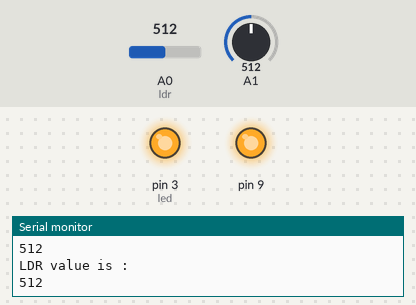
This sketch was run on a simulated Arduino Uno, built with avr-gcc and run on an emulated ATmega328P. On the bench: output pins drawn as LEDs (lit = HIGH), the last lines printed to the serial monitor. The inputs (shaded band) are chosen by the test bench; at power-on: A0 (ldr) = 512, A1 = 512.

Above: at 1.8 s.
1.9 s: A0 (ldr) set to 12
3.4 s: A0 (ldr) set to 9
At 5.2 s:
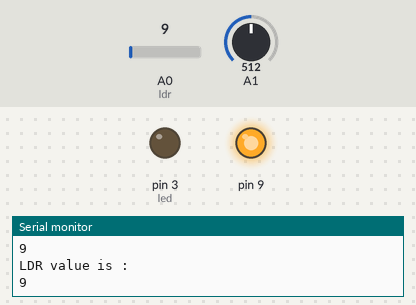
5.5 s: A1 set to 171
7.2 s: A1 set to 154
At 8.4 s:
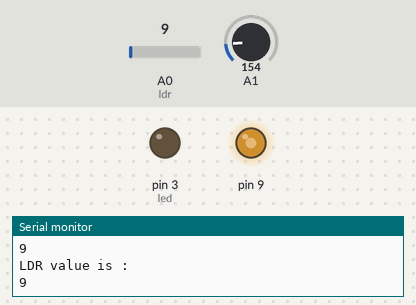
9.5 s: A0 (ldr) set to 30
At 11.2 s:
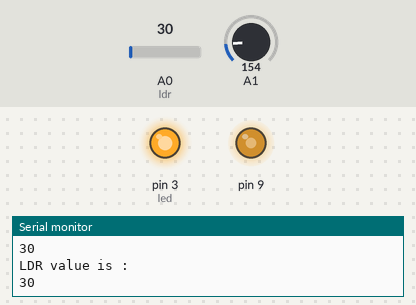
11.5 s: A1 set to 122
At 12.8 s:
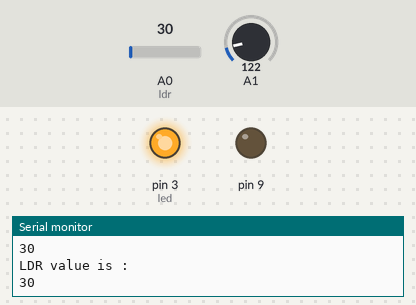
Timing chart, 0 to 14.5 s (numbered marks = the images above; inputs shaded):
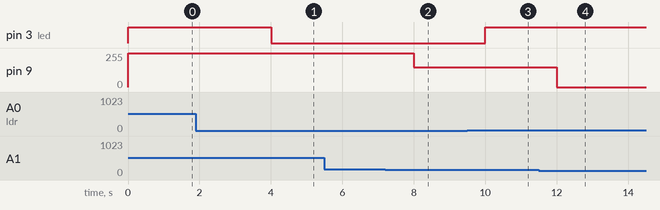

Measured:
- the behaviour switches between 11 and 10 on A0 (ldr) (found by bisection; images 0 and 1)
- the behaviour switches between 164 and 163 on A1 (found by bisection; images 1 and 2)
- after the input at 3.4 s, pin 3 (led): HIGH → LOW after 0.60 s
- after the input at 7.2 s, pin 9: 255/255 → 150/255 after 0.81 s
- after the input at 9.5 s, pin 3 (led): LOW → HIGH after 0.51 s
- after the input at 11.5 s, pin 9: 150/255 → 0/255 after 0.51 s

The sketch:

powerful_migelo1__1_.ino
```cpp
int ldr=A0;//Set A0(Analog Input) for LDR.
int led = 3;
int value=0;
void setup() {
 Serial.begin(9600);
 pinMode(led,OUTPUT);  // initialize serial
 pinMode(9,OUTPUT);
 pinMode(A1,INPUT);
}
void loop(){
 float temperature;
 temperature=analogRead(A1);
 float tempmv=temperature*5000/1024;
 float tempc=(tempmv/10)+(-50);
 value=analogRead(ldr);//Reads the Value of LDR(light).
 Serial.println("LDR value is :");//Prints the value of LDR to Serial Monitor.
 Serial.println(value);
 if(value>10)
 {
 digitalWrite(led,HIGH);//Makes the LED glow in Dark.
 }
 else
 {
 digitalWrite(led,LOW);//Turns the LED OFF in Light.
 }
 if(tempc<20)
 {
   analogWrite(9,0);
   delay(1000);
 }
  else if(tempc>20&&tempc<=25)
  {
    analogWrite(9,100);
    delay(1000);
  }
  else if(tempc>25&&tempc<=30)
  {
    analogWrite(9,150);
    delay(1000);
  }
  else
  {
    analogWrite(9,255);
    delay(1000);
  }
}
```
